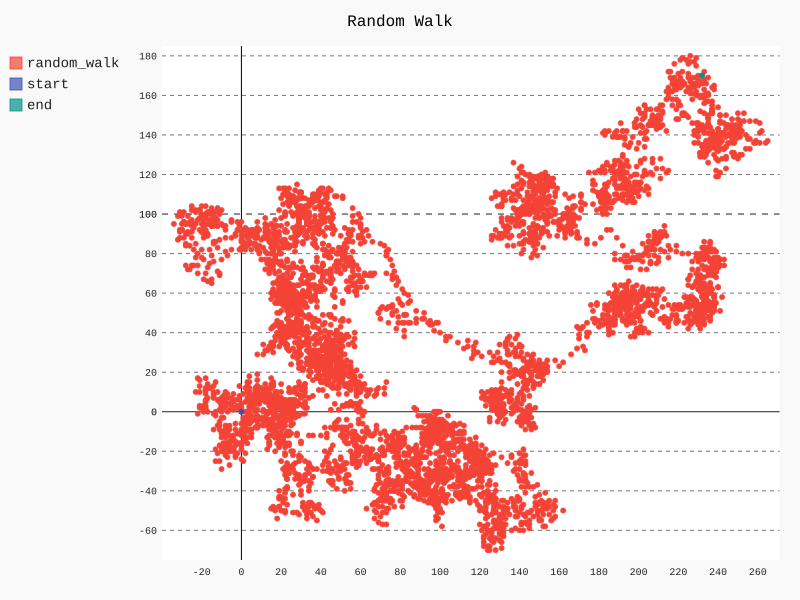

Source code (Python):
import pygal
import sys

sys.path.append("../matplotlib")

from random_walk import RandomWalk

rw = RandomWalk(5000)
rw.fill_walk()

values = []
for value in range(0, len(rw.x_values)):
    values.append((rw.x_values[value], rw.y_values[value]))

xy_chart = pygal.XY(stroke=False)
xy_chart.title = 'Random Walk'
xy_chart.add('random_walk', values)
xy_chart.add('start', [(rw.x_values[0], rw.y_values[0])])
xy_chart.add('end', [(rw.x_values[-1], rw.y_values[-1])])

xy_chart.render_to_file('rw_visual.svg')
